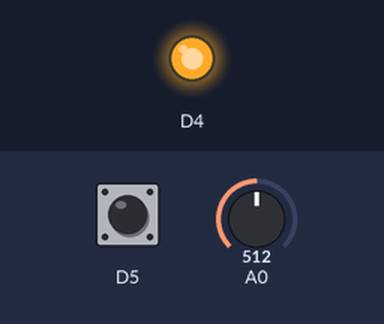
This program was run on a simulated ESP8266 (NodeMCU). Shown: output pins drawn as LEDs (lit = HIGH). The inputs (shaded band) are chosen by the test bench; at power-on: D5 HIGH, A0 = 512. What the program prints to the serial monitor is not drawn.

Above: at 1.2 s.
1.3 s: D5 pulled LOW for 0.15 s
At 2.5 s:
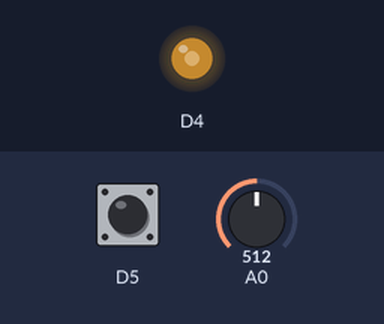
2.9 s: A0 set to 716
At 3.8 s:
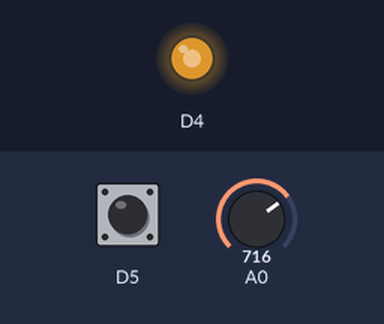
4.4 s: A0 set to 900
At 4.9 s:
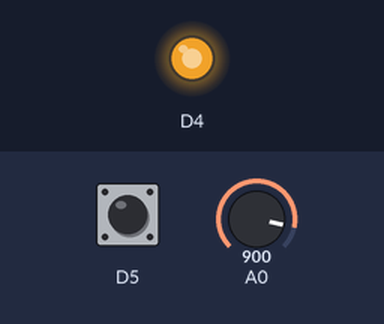
5.9 s: A0 set to 0
At 7.1 s:
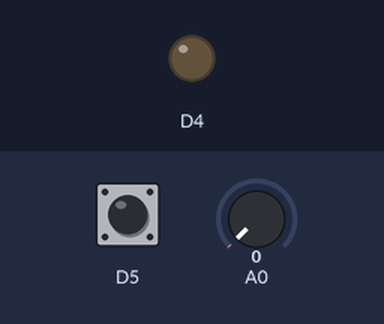
7.4 s: A0 set to 511
At 8.4 s:
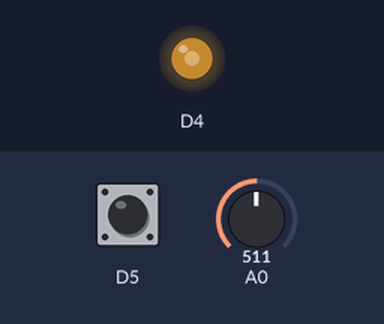
10.4 s: D5 pulled LOW for 1 s
At 10.8 s:
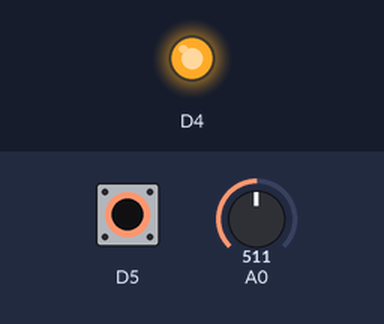
Timing chart, 0 to 13.4 s (numbered marks = the images above; inputs shaded):
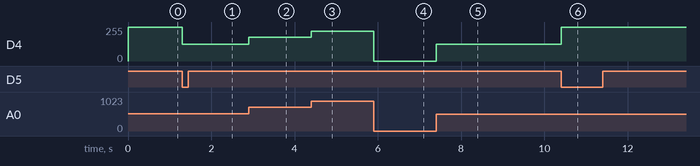

Measured:
- after the input at 1.3 s, D4: 255/255 → 127/255 at once
- after the input at 2.9 s, D4: 127/255 → 178/255 at once
- after the input at 4.4 s, D4: 178/255 → 224/255 at once
- after the input at 5.9 s, D4: 224/255 → 0/255 at once
- after the input at 7.4 s, D4: 0/255 → 127/255 at once
- after the input at 10.4 s, D4: 127/255 → 255/255 at once

The program:

main.cpp
```cpp
/**
 * I, Noah Tomkins, 0000790079 certify that this material is my original work.
 * No other person's work has been used without due acknowledgement.
 */

#include <Arduino.h>

/**
 * Debounce code referenced from:
 * https://forum.arduino.cc/t/using-momentary-push-button-as-toggle/214213/3
 * Post #5 by user: tf68
 */

const uint32_t debounceTime = 5;
const bool switchOn  = false;
const bool switchOff = true;

bool lastState   = switchOff;
bool newState    = switchOff;
bool toggleState = false;

void setup() {
  Serial.begin(115200);

  pinMode(D5, INPUT_PULLUP);
  pinMode(D4, OUTPUT);

  analogWriteRange(1023);
}

void loop() {
    int potValue = analogRead(A0);
    newState = digitalRead(D5);

    if (lastState != newState) {
        delay(debounceTime);
        lastState = newState;

        if (newState == switchOn && toggleState == false)
            toggleState = true;
        else if (newState == switchOn && toggleState == true)
            toggleState = false;
    }

    if (toggleState)
        analogWrite(D4, potValue);
    else
        digitalWrite(D4, 1); // 1 seems to be off, don't know why but it works

    Serial.println("toggleState: " + String(toggleState));
}
```
